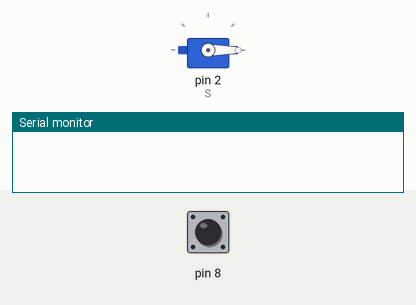
This sketch was run on a simulated Arduino Uno, built with avr-gcc and run on an emulated ATmega328P. On the bench: servo, the last lines printed to the serial monitor. The test bench sets the inputs (shaded band); at power-on: pin 8 HIGH.

Above: at 1.2 s.
1.3 s: pin 8 pulled LOW for 3.2 s
At 2.1 s:
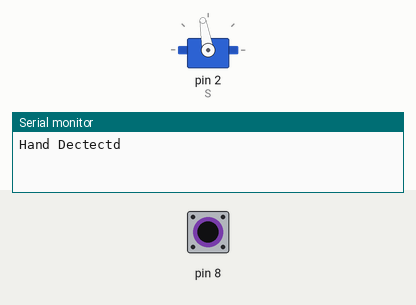
Timing chart, 0 to 5.8 s (numbered marks = the images above; inputs shaded):
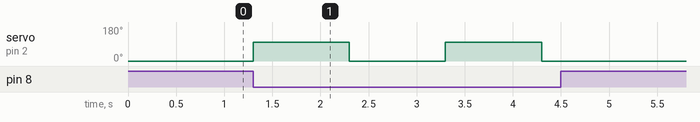

The sketch:

Break_the_chain.ino
```cpp
#include<Servo.h>
Servo S;
int pos;
void setup() {
 Serial.begin(9600);
  pinMode(8, INPUT_PULLUP);
  S.attach(2);
  S.write(0);
 }

void loop() {

  int h = digitalRead(8);

    if (h==LOW){
        Serial.println("Hand Dectectd");
        S.write(100);
        delay(1000);
        S.write(0);
        delay(1000);
      }
}
```

Measured:
- after the input at 1.3 s, servo on pin 2 (S): alternates 100° for 1.0 s and 0° for 1.0 s, 4 changes in all, then stays 0°, starting at once
